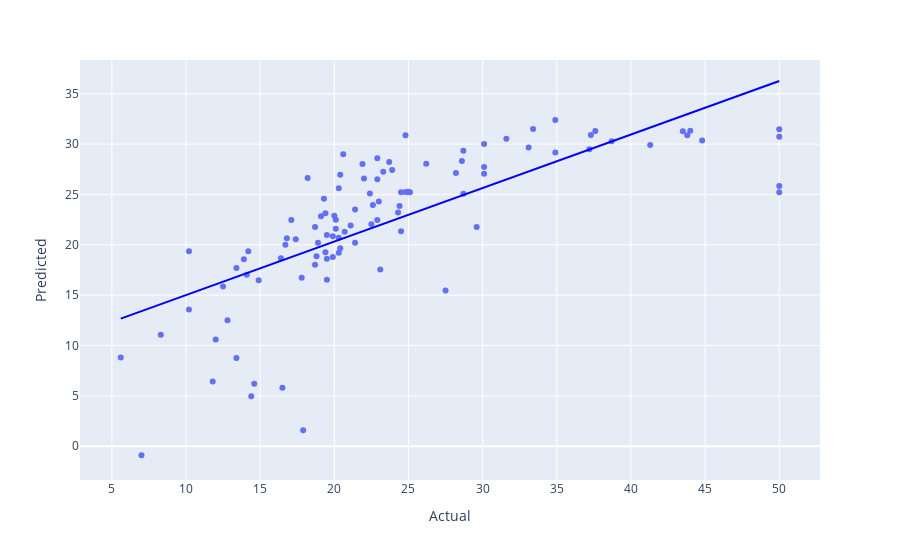

This figure's notebook cell:
### Code cell
px.scatter(res, 'Actual', 'Predicted', trendline='ols', trendline_color_override='blue')
